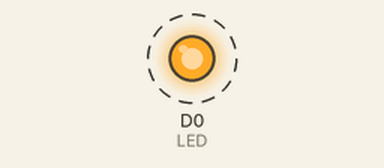
Recording of a sketch running on a simulated ESP8266 (NodeMCU). On the bench: output pins drawn as LEDs (lit = HIGH). Dashed ring = blinking. What the sketch prints to the serial monitor is not drawn.

Above: at 0.5 s.
Timing chart, 0 to 4.6 s (numbered marks = the images above):
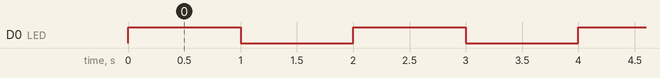

The sketch:

BlinkESP.ino
```cpp
# define LED D0

void setup() {
  pinMode(LED, OUTPUT);
  Serial.begin(9600);
}

void loop() {
  Serial.print("NodeMCU: estou vivo!\n");

  digitalWrite(LED, HIGH);
  delay(1000);
  digitalWrite(LED, LOW);
  delay(1000);
}
```

Measured:
- by itself, D0 (LED): alternates HIGH for 1.0 s and LOW for 1.0 s
